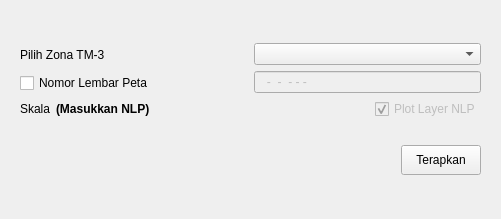
<?xml version="1.0" encoding="UTF-8"?>
<ui version="4.0">
 <class>Dialog</class>
 <widget class="QDialog" name="Dialog">
  <property name="geometry">
   <rect>
    <x>0</x>
    <y>0</y>
    <width>501</width>
    <height>219</height>
   </rect>
  </property>
  <property name="windowTitle">
   <string>Dialog</string>
  </property>
  <layout class="QGridLayout" name="gridLayout">
   <item row="0" column="0">
    <widget class="QFrame" name="frame">
     <layout class="QGridLayout" name="gridLayout_4">
      <item row="0" column="0">
       <layout class="QVBoxLayout" name="verticalLayout_7">
        <item>
         <layout class="QVBoxLayout" name="verticalLayout_5">
          <item>
           <layout class="QHBoxLayout" name="horizontalLayout_8">
            <item>
             <layout class="QVBoxLayout" name="verticalLayout_4">
              <item>
               <layout class="QHBoxLayout" name="horizontalLayout_6">
                <item>
                 <widget class="QLabel" name="label_4">
                  <property name="text">
                   <string>Pilih Zona TM-3</string>
                  </property>
                 </widget>
                </item>
                <item>
                 <spacer name="horizontalSpacer_5">
                  <property name="orientation">
                   <enum>Qt::Horizontal</enum>
                  </property>
                  <property name="sizeHint" stdset="0">
                   <size>
                    <width>40</width>
                    <height>20</height>
                   </size>
                  </property>
                 </spacer>
                </item>
               </layout>
              </item>
              <item>
               <layout class="QHBoxLayout" name="horizontalLayout_7">
                <item>
                 <widget class="QCheckBox" name="checkbox_nlp">
                  <property name="text">
                   <string>Nomor Lembar Peta</string>
                  </property>
                 </widget>
                </item>
                <item>
                 <spacer name="horizontalSpacer_8">
                  <property name="orientation">
                   <enum>Qt::Horizontal</enum>
                  </property>
                  <property name="sizeHint" stdset="0">
                   <size>
                    <width>40</width>
                    <height>20</height>
                   </size>
                  </property>
                 </spacer>
                </item>
               </layout>
              </item>
             </layout>
            </item>
            <item>
             <layout class="QVBoxLayout" name="verticalLayout_3">
              <item>
               <widget class="QComboBox" name="cari_zonatm3">
                <property name="minimumSize">
                 <size>
                  <width>220</width>
                  <height>0</height>
                 </size>
                </property>
               </widget>
              </item>
              <item>
               <widget class="QLineEdit" name="input_nlp">
                <property name="enabled">
                 <bool>false</bool>
                </property>
                <property name="inputMask">
                 <string>999-99-99-9-9-9</string>
                </property>
                <property name="text">
                 <string>-----</string>
                </property>
                <property name="maxLength">
                 <number>15</number>
                </property>
                <property name="placeholderText">
                 <string/>
                </property>
               </widget>
              </item>
             </layout>
            </item>
           </layout>
          </item>
          <item>
           <layout class="QHBoxLayout" name="horizontalLayout_11">
            <item>
             <layout class="QHBoxLayout" name="horizontalLayout_9">
              <item>
               <widget class="QLabel" name="label_6">
                <property name="text">
                 <string>Skala</string>
                </property>
               </widget>
              </item>
              <item>
               <widget class="QLabel" name="skala_nlp">
                <property name="font">
                 <font>
                  <pointsize>9</pointsize>
                  <weight>75</weight>
                  <bold>true</bold>
                 </font>
                </property>
                <property name="text">
                 <string>(Masukkan NLP)</string>
                </property>
               </widget>
              </item>
             </layout>
            </item>
            <item>
             <layout class="QHBoxLayout" name="horizontalLayout_10">
              <item>
               <spacer name="horizontalSpacer_9">
                <property name="orientation">
                 <enum>Qt::Horizontal</enum>
                </property>
                <property name="sizeHint" stdset="0">
                 <size>
                  <width>40</width>
                  <height>20</height>
                 </size>
                </property>
               </spacer>
              </item>
              <item>
               <widget class="QCheckBox" name="plot_nlp">
                <property name="enabled">
                 <bool>false</bool>
                </property>
                <property name="toolTip">
                 <string>Tambahkan batas admin sebagai layer</string>
                </property>
                <property name="text">
                 <string>Plot Layer NLP</string>
                </property>
                <property name="checked">
                 <bool>true</bool>
                </property>
               </widget>
              </item>
             </layout>
            </item>
           </layout>
          </item>
         </layout>
        </item>
        <item>
         <layout class="QVBoxLayout" name="verticalLayout_6">
          <item>
           <spacer name="verticalSpacer">
            <property name="orientation">
             <enum>Qt::Vertical</enum>
            </property>
            <property name="sizeType">
             <enum>QSizePolicy::Maximum</enum>
            </property>
            <property name="sizeHint" stdset="0">
             <size>
              <width>20</width>
              <height>20</height>
             </size>
            </property>
           </spacer>
          </item>
          <item>
           <layout class="QHBoxLayout" name="horizontalLayout_12">
            <item>
             <spacer name="horizontalSpacer_6">
              <property name="orientation">
               <enum>Qt::Horizontal</enum>
              </property>
              <property name="sizeHint" stdset="0">
               <size>
                <width>40</width>
                <height>20</height>
               </size>
              </property>
             </spacer>
            </item>
            <item>
             <widget class="QToolButton" name="terapkan_tm3">
              <property name="minimumSize">
               <size>
                <width>80</width>
                <height>30</height>
               </size>
              </property>
              <property name="text">
               <string>Terapkan</string>
              </property>
             </widget>
            </item>
           </layout>
          </item>
         </layout>
        </item>
       </layout>
      </item>
     </layout>
    </widget>
   </item>
  </layout>
 </widget>
 <resources/>
 <connections/>
</ui>
